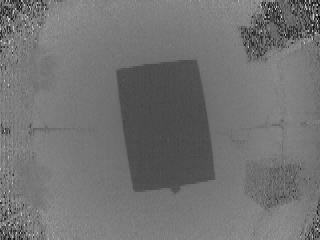
#> input picture ch3/3.5/box-3.png, 320 x 240 px
$ python -i drawTriangles.py   (imports and definitions only)   (older library calls are emulated)
#> lines starting #> are read from the running program, lines starting #| are printed output that depends on the picture
#!/usr/bin/env python
# -*- coding: utf-8 -*-
# When you run this code: Please Edit Configurations:
# -i box-3.png -o boxbig.png -f 2.1

import os
import argparse
import random as rand
import time
import numpy as np
import pickle
from functools import reduce
from PIL import Image, ImageDraw, ImageFilter, ImageEnhance, ImageOps, ImageFile
from delaunay import delaunay
from voronoi import createVoronoiFromDelaunay

#
# Add a prefix to a path-specified filename;
# prefix goes on the filename portion.
#
def addFilenamePrefix( prefix, filename ):
    return os.path.join( os.path.dirname( filename ), prefix + os.path.basename( filename ) )

# [46 lines left out: functions generateRandomPoints, generateWeightedRandomPoints, drawPoints, drawTriangulation, not called in this run]

def getCenterPoint(t):
    return ((t[0][0]+t[1][0]+t[2][0])/3, (t[0][1]+t[1][1]+t[2][1])/3)

# [49 lines left out: functions getTriangleColor, getPolygonColor, not called in this run]

def brightenImage(im, value):
    enhancer = ImageEnhance.Brightness(im)
    im = enhancer.enhance(value)
    return im

# [61 lines left out: functions drawImageColoredTriangles, drawImageColoredVoronoi, generateTriangles, findPointsFromImage, not called in this run]

def loadAndFilterImage(name):
#> called with name = 'box-3.png'
    start = time.clock()
    orig = Image.open(name)
#> orig is the input picture: PIL image 320x240 RGB; min 4, max 217, mean 113.8
    im = orig.convert("L")
    im = im.filter(ImageFilter.GaussianBlur(radius=5))
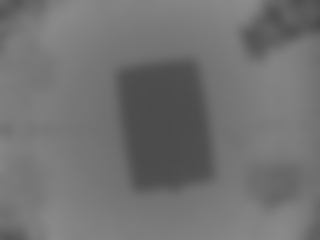
#> im: PIL image 320x240 L; min 75, max 139, mean 113.9
    im = im.filter(ImageFilter.FIND_EDGES)
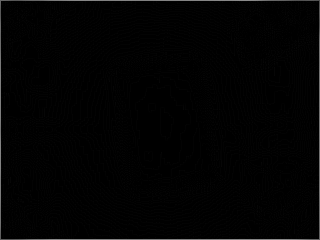
#> im: PIL image 320x240 L; min 0, max 139, mean 2.6

    im = brightenImage(im, 20.0)
#> in brightenImage, `im = enhancer.enhance(value)`:
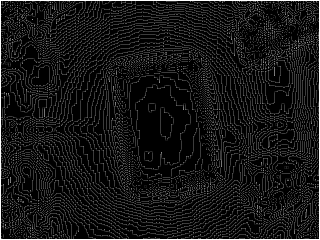
#> im: PIL image 320x240 L; min 0, max 255, mean 22.3

    im = im.filter(ImageFilter.GaussianBlur(radius=5))
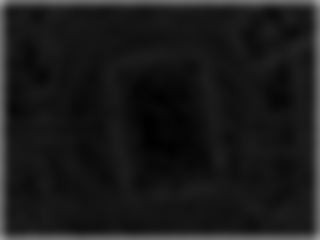
#> im: PIL image 320x240 L; min 0, max 160, mean 25.7
    print("Bild laden: %.2fs" % (time.clock()-start))
    return (orig, im)

def tupleToString(t):
    return "{" + str(t[0]) + ", " + str(t[1]) + ", " + str(t[0]) + "}"

# [69 lines left out: functions printTriangleList, removeUnusedLinks, pointsToTriangles, readTriangleListFromFile, saveTriangleListToFile, autocontrastImage and 4 more, not called in this run]

# [30 lines not run here, left out]

>>> result = loadAndFilterImage('box-3.png')

$ run again, on ch3/3.5/random_box.png
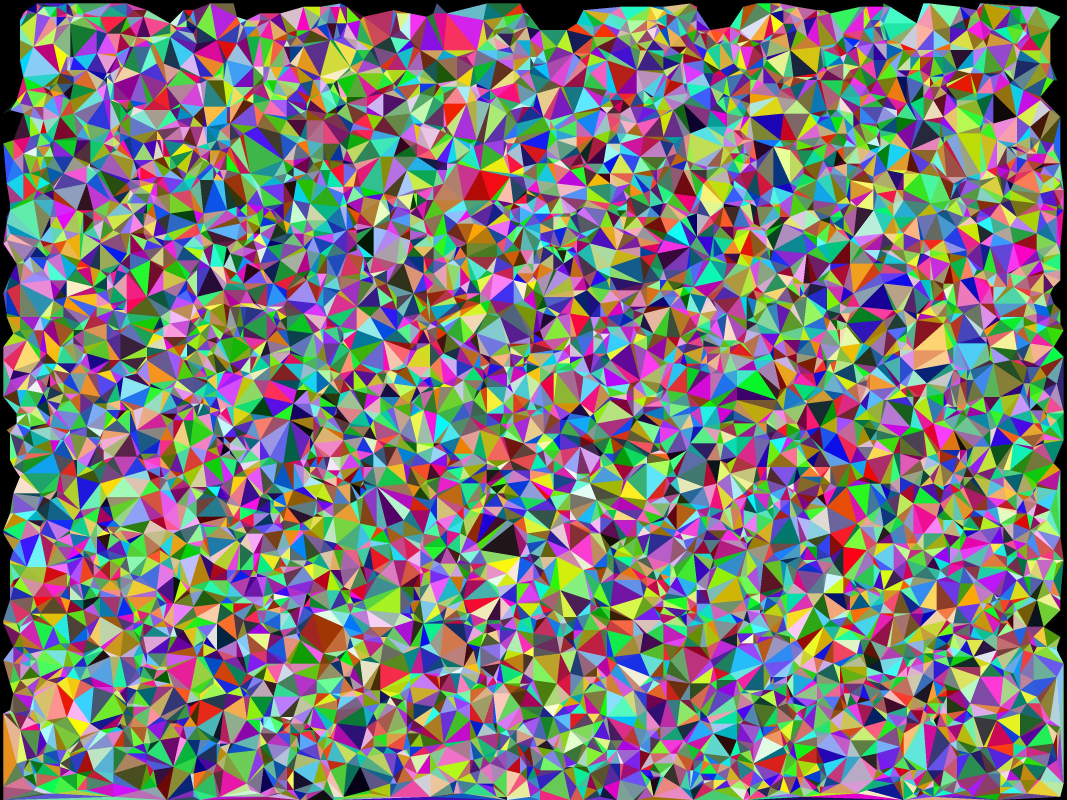
#> input picture ch3/3.5/random_box.png, 3200 x 2400 px (shown at 1/3 size)
#> in loadAndFilterImage, orig is the input picture: PIL image 3200x2400 RGB; mean R, G, B 124.7, 123.4, 123
#> in loadAndFilterImage, `im = im.filter(ImageFilter.GaussianBlur(radius=5))`:
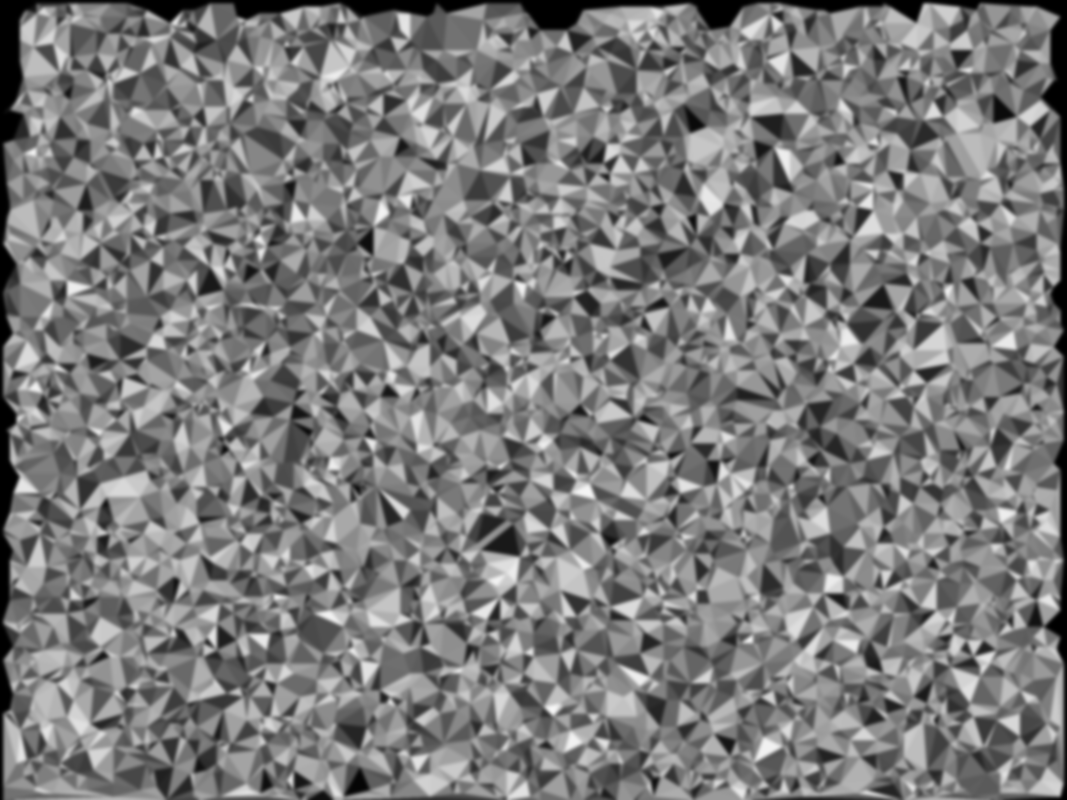
#> im: PIL image 3200x2400 L (shown at 1/3 size); min 0, max 246, mean 123.7
#> in brightenImage, `im = enhancer.enhance(value)`:
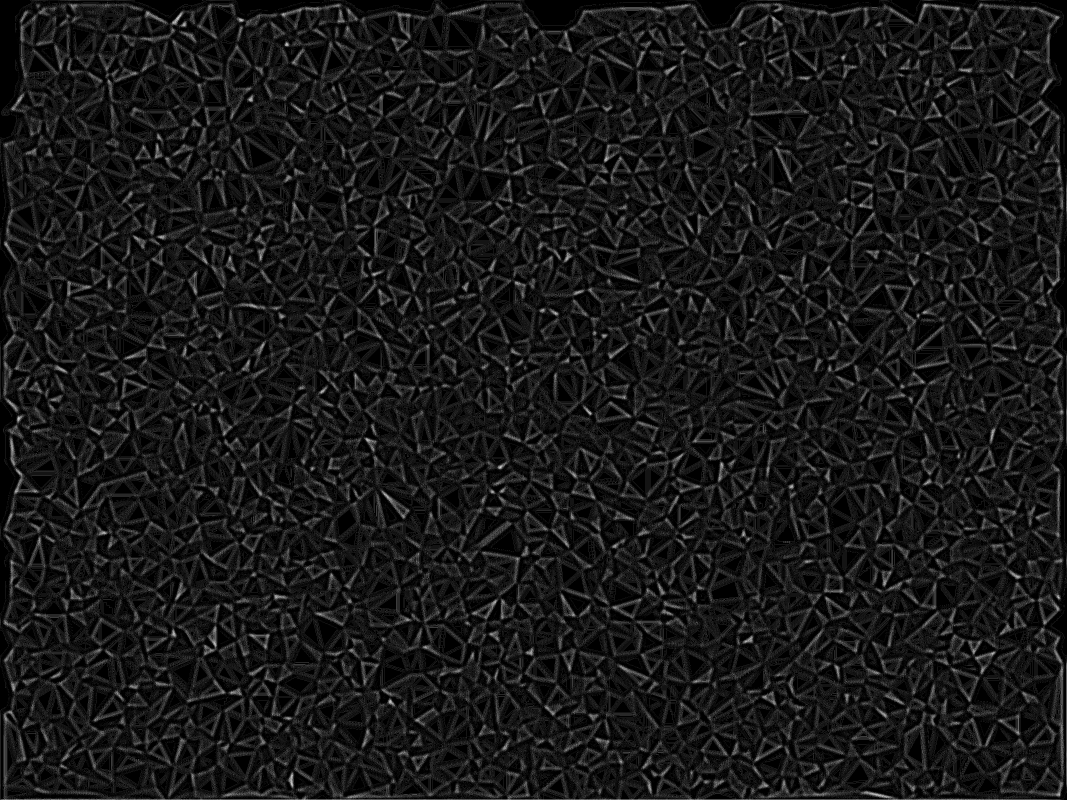
#> im: PIL image 3200x2400 L (shown at 1/3 size); min 0, max 255, mean 24.1
